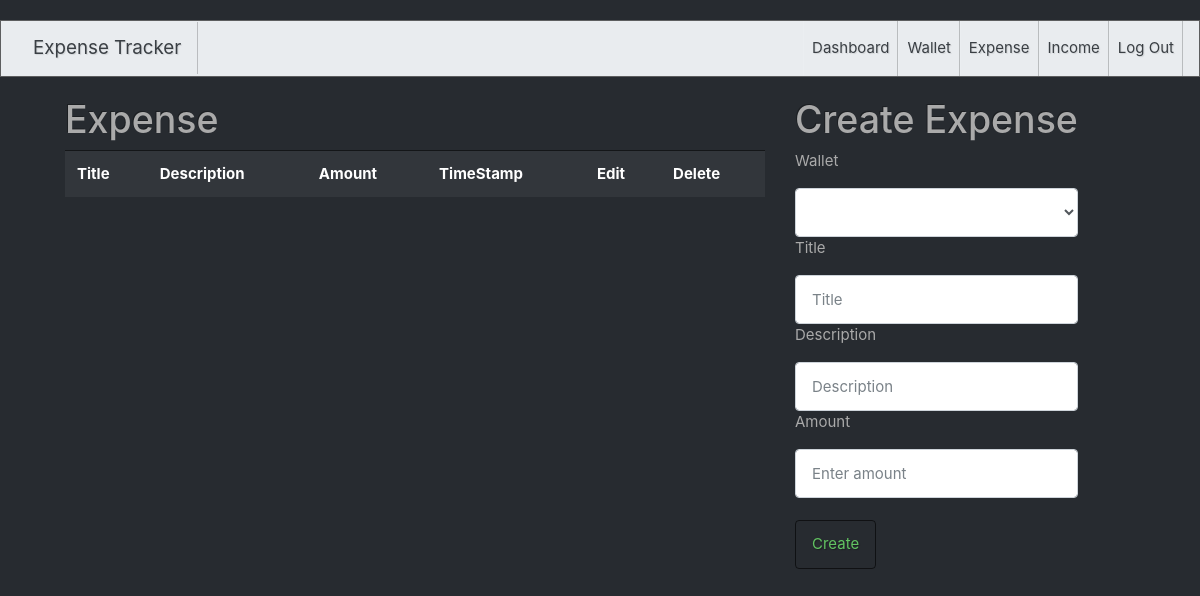
The page /expense/ (signed in) on the database as committed earlier.
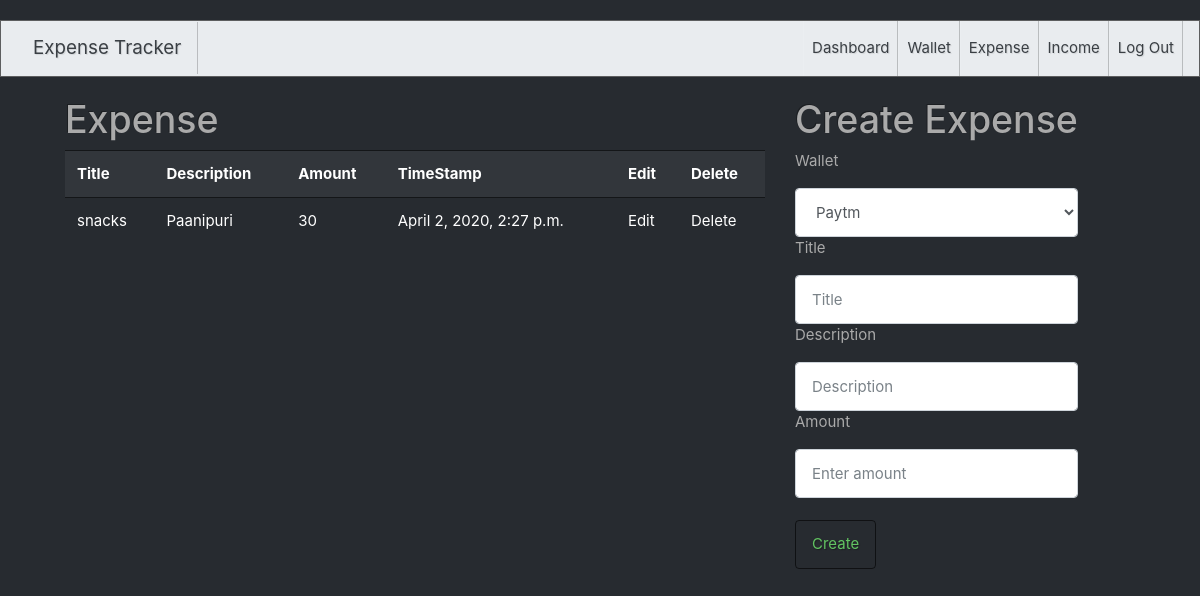
The same page on the database as committed later.
### tracker/models.py (models this page shows, shortened)
class Expense(models.Model):
    title= models.CharField(max_length = 100 )
    Amount =models.IntegerField()
    timestamp =models.DateTimeField(auto_now=True)
    description=models.TextField()
    user=models.ForeignKey(User,on_delete=models.CASCADE,null=True,blank=True)
    wallet=models.ForeignKey(Wallet,on_delete=models.CASCADE,null=True,blank=True)

### tracker/views.py (the view)
# urls.py: path('expense/',get_all_expense),
def get_all_expense(request):
    user=request.user
    all_wallet=Wallet.objects.filter(user=user)
    all_expense=Expense.objects.filter(user=user)
    return render(request,"expense.html",{"expense":all_expense,"wallet":all_wallet})

### tracker/templates/expense.html (shortened to what this page needs)
{% extends 'bootswatch.html' %}
{% block body %}
<div class="container" style="display: flex; ">
    <div style="margin-right: 30px;">
        <h1>Expense</h1>
       <table class="table table-striped" style="width: 700px;">
           <tr>
               <th>Title</th>
               <th>Description</th>
               <th>Amount</th>
               <th>TimeStamp</th>
               <th>Edit</th>
               <th>Delete</th>
           </tr>
       {% for inc in expense %}
           <tr>
               <td>{{inc.title}}</td>
               <td>{{inc.description}}</td>
               <td>{{inc.Amount}}</td>
               <td>{{inc.timestamp}}</td>
               <td><a href="/edit_expense/{{inc.id}}/">Edit</a></td>
               <td><a href="/delete_expense/{{inc.id}}/">Delete</a></td>
           </tr>
       {% endfor %}
       </table>
    </div>
    <div style="max-width: 300px;">
        <h1>Create Expense</h1>
        <form action="/create_expense/" method="post" class="form-group">
         <p>Wallet</p>
         <select name="wallet" class="form-control">
             {% for wal in wallet %}
             <option value="{{wal.id}}">{{wal.name}}</option>
             {% endfor %}
         </select>
         <p>Title</p>
         <input type="text" name="title" placeholder="Title" class="form-control">
         <p>Description</p>
         <input type="text" name="description" placeholder="Description" class="form-control">
         <p>Amount</p>
         <input type="number" name="amount" placeholder="Enter amount" class="form-control" >
         <br>
         <button type="submit" class="btn btn-outline-success">Create</button>
         </form>
    </div>
</div>
{% endblock %}

Rows that differ between the two databases and show on the page:
added Expense: title "snacks", description "Paanipuri", Amount "30", timestamp "April 2, 2020, 2:27 p.m."
Other text that changed with them:
form field wallet: (not shown) → "Paytm"
